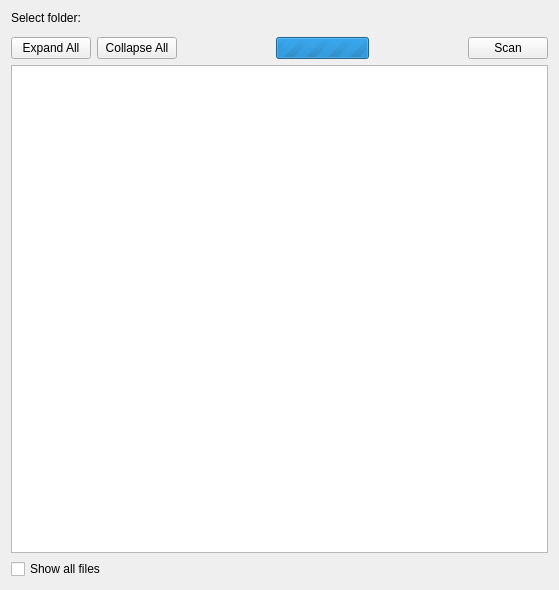
<?xml version="1.0" encoding="UTF-8"?>
<ui version="4.0">
 <class>ScanForLostFilesWidget</class>
 <widget class="QWidget" name="ScanForLostFilesWidget">
  <property name="geometry">
   <rect>
    <x>0</x>
    <y>0</y>
    <width>559</width>
    <height>590</height>
   </rect>
  </property>
  <layout class="QVBoxLayout">
   <item>
    <widget class="QLabel" name="label">
     <property name="text">
      <string>Select folder:</string>
     </property>
    </widget>
   </item>
   <item>
    <widget class="KUrlRequester" name="reqFolder" native="true"/>
   </item>
   <item>
    <layout class="QHBoxLayout" name="horizontalLayout">
     <item>
      <widget class="QPushButton" name="btnExpandAll">
       <property name="text">
        <string>Expand All</string>
       </property>
      </widget>
     </item>
     <item>
      <widget class="QPushButton" name="btnCollapseAll">
       <property name="text">
        <string>Collapse All</string>
       </property>
      </widget>
     </item>
     <item>
      <spacer name="horizontalSpacer_2">
       <property name="orientation">
        <enum>Qt::Horizontal</enum>
       </property>
       <property name="sizeHint" stdset="0">
        <size>
         <width>40</width>
         <height>20</height>
        </size>
       </property>
      </spacer>
     </item>
     <item>
      <widget class="QProgressBar" name="progressBar">
       <property name="maximum">
        <number>0</number>
       </property>
       <property name="value">
        <number>0</number>
       </property>
       <property name="textVisible">
        <bool>false</bool>
       </property>
      </widget>
     </item>
     <item>
      <spacer name="horizontalSpacer">
       <property name="orientation">
        <enum>Qt::Horizontal</enum>
       </property>
       <property name="sizeHint" stdset="0">
        <size>
         <width>40</width>
         <height>20</height>
        </size>
       </property>
      </spacer>
     </item>
     <item>
      <widget class="QPushButton" name="btnScanFolder">
       <property name="text">
        <string>Scan</string>
       </property>
      </widget>
     </item>
    </layout>
   </item>
   <item>
    <widget class="QTreeView" name="treeView">
     <property name="selectionMode">
      <enum>QAbstractItemView::ExtendedSelection</enum>
     </property>
    </widget>
   </item>
   <item>
    <widget class="QCheckBox" name="cbShowAllFiles">
     <property name="toolTip">
      <string>Open the torrents without asking any questions.</string>
     </property>
     <property name="text">
      <string>Show all files</string>
     </property>
    </widget>
   </item>
  </layout>
  <action name="actionOpen_file">
   <property name="icon">
    <iconset theme="document-open">
     <normaloff>.</normaloff>.</iconset>
   </property>
   <property name="text">
    <string>Open file</string>
   </property>
  </action>
  <action name="actionDelete_on_disk">
   <property name="icon">
    <iconset theme="delete">
     <normaloff>.</normaloff>.</iconset>
   </property>
   <property name="text">
    <string>Delete on disk</string>
   </property>
   <property name="shortcut">
    <string>Ctrl+Del</string>
   </property>
  </action>
  <action name="actionCopy_to_clipboard">
   <property name="icon">
    <iconset theme="edit-copy">
     <normaloff>.</normaloff>.</iconset>
   </property>
   <property name="text">
    <string>Copy to clipboard</string>
   </property>
   <property name="shortcut">
    <string>Ctrl+C</string>
   </property>
  </action>
 </widget>
 <customwidgets>
  <customwidget>
   <class>KUrlRequester</class>
   <extends>QWidget</extends>
   <header>kurlrequester.h</header>
   <container>1</container>
  </customwidget>
 </customwidgets>
 <resources/>
 <connections/>
</ui>
